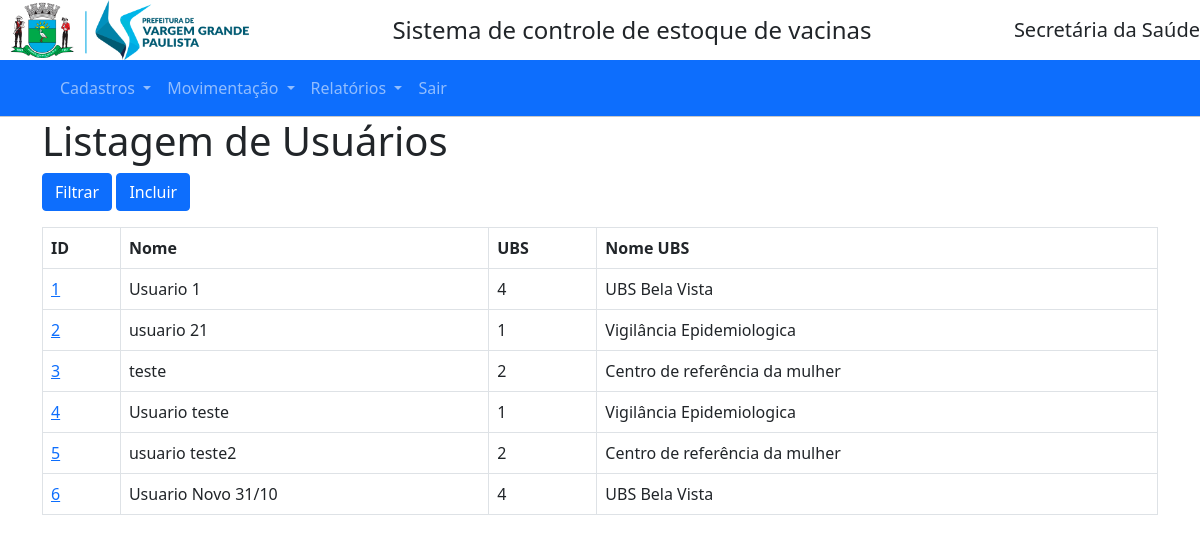
Page /mnucadastro/user on the committed database.
### appest.py (models this page shows)
class User(db.Model):
    usr_id = db.Column(db.Integer, primary_key=True, autoincrement=True)
    usr_nome = db.Column(db.String(50), nullable=False)
    usr_ubs = db.Column(db.Integer, db.ForeignKey(Ubs.ubs_id))

class Ubs(db.Model):   # Nome da tabela e campos conforme banco de dados
    ubs_id = db.Column(db.Integer, primary_key=True, autoincrement=True)
    ubs_nome = db.Column(db.String(50), nullable=False)
    ubs_endereco = db.Column(db.String(50))
    ubs_numero = db.Column(db.String(20))
    ubs_bairro = db.Column(db.String(35))
    ubs_telefone = db.Column(db.String(11))
    ubs_responsavel = db.Column(db.String(50))
    ubs_users = db.relationship('User', backref='user') #Nome da Classe e campo virtual
    ubs_req_origem = db.relationship('Requisicoes',foreign_keys="Requisicoes.req_UBS_orig", backref='req_origem') #Nome da Classe e campo virtual
    ubs_req_dest = db.relationship('Requisicoes',foreign_keys="Requisicoes.req_UBS_dest", backref='req_dest') #Nome da Classe e campo virtual
    ubs_mov = db.relationship('Movimentacoes', backref='mov_ubs') #Nome da Classe e campo virtual
    ubs_lts = db.relationship('Lotes', backref='lotes') #Nome da Classe e campo virtual
    ubs_loc = db.relationship('Localiza_vacinas', backref='local_ubs') #Nome da Classe e campo virtual

### appest.py (the view)
@app.route('/mnucadastro/user', methods=('GET', 'POST'))
def cad_user():
    lista_usr = User.query.all()
    return render_template('Cadastros/user.html', lista_user=lista_usr)

### templates/Cadastros/user.html
{% extends 'base.html' %}
{% block content %}
<h1>{% block title %}Listagem de Usuários{% endblock %}</h1>
<p>
    <a href="{{ url_for('lst_user')}}" class="btn btn-primary">Filtrar</a>
    <a href="{{ url_for('inc_user')}}" class="btn btn-primary">Incluir</a>
<br/>
<div>
  <table class="table table-bordered">
    <tr>
      <th>ID</th>
      <th>Nome</th>
      <th>UBS</th>
      <th>Nome UBS</th>
    </tr>
    {% for lista in lista_user %}
      <tr>
        <td> <a href="{{ url_for('alt_user',id=lista['usr_id']) }}"> {{ lista['usr_id'] }} </a></td>
        <td>{{ lista['usr_nome'] }}</td>
        <td>{{ lista['usr_ubs'] }}</td>
        <td>{{ lista.user.ubs_nome }}</td>
      </tr>
    {% endfor %}
  </table>
</div>
</p>
{% endblock %}

### rows in the picture
User: usr_id "1", usr_nome "Usuario 1", usr_ubs "4", user.ubs_nome "UBS Bela Vista"
User: usr_id "2", usr_nome "usuario 21", usr_ubs "1", user.ubs_nome "Vigilância Epidemiologica"
User: usr_id "3", usr_nome "teste", usr_ubs "2", user.ubs_nome "Centro de referência da mulher"
User: usr_id "4", usr_nome "Usuario teste", usr_ubs "1", user.ubs_nome "Vigilância Epidemiologica"
User: usr_id "5", usr_nome "usuario teste2", usr_ubs "2", user.ubs_nome "Centro de referência da mulher"
User: usr_id "6", usr_nome "Usuario Novo 31/10", usr_ubs "4", user.ubs_nome "UBS Bela Vista"
